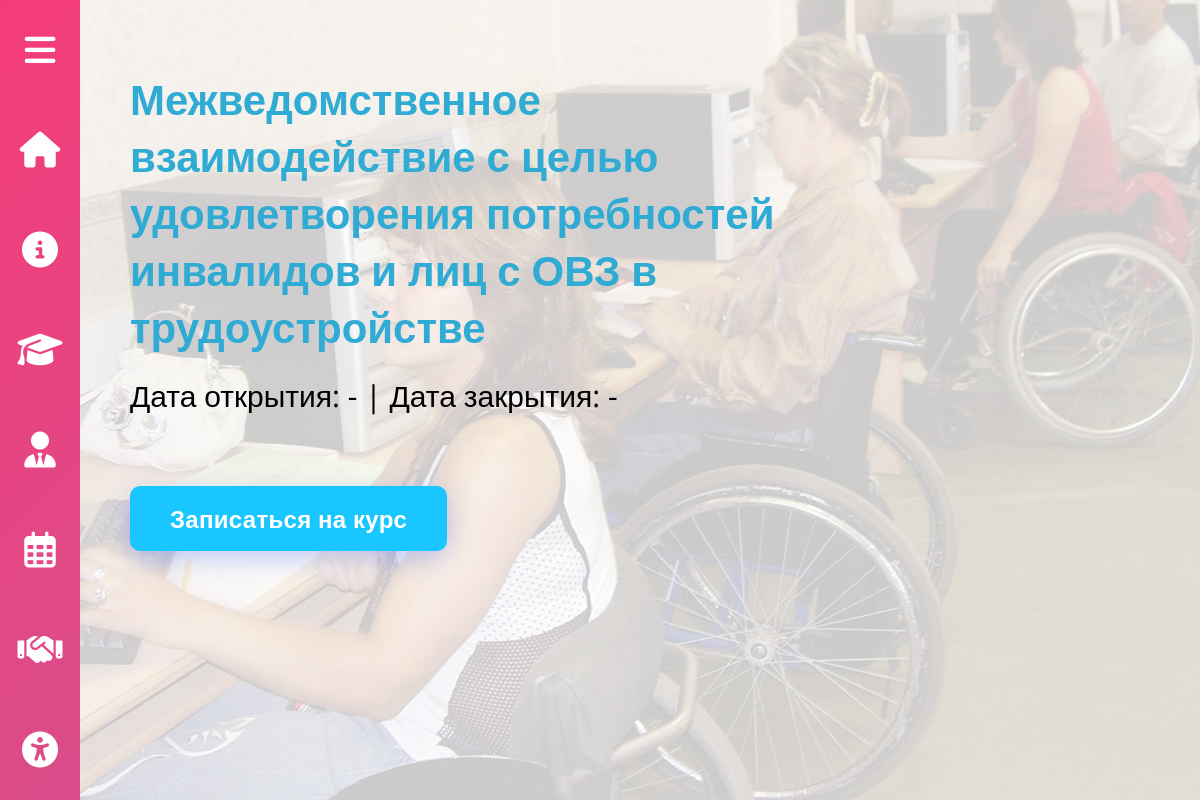
Screenshot of /course.php?id=33 with the database file from the repository.
### tables this page shows
CREATE TABLE `kursi` (
  `idkursi` int NOT NULL AUTO_INCREMENT,
  `name` varchar(500) DEFAULT NULL,
  `about` varchar(500) DEFAULT NULL,
  `image` varchar(50) NOT NULL,
  `type` enum('Базовый уровень','Продвинутый уровень','') DEFAULT NULL,
  `status` enum('закрыт','открыт') NOT NULL DEFAULT 'закрыт',
  `dateStart` varchar(20) DEFAULT '-',
  `dateClose` varchar(20) DEFAULT '-',
  `link` varchar(300) DEFAULT NULL,
  `author` int NOT NULL,
  PRIMARY KEY (`idkursi`),
  KEY `fk_authorKursi_idx` (`author`),
  CONSTRAINT `fk_authorKursi` FOREIGN KEY (`author`) REFERENCES `users` (`idUsers`)
);

### course.php (the view, shortened to what this page needs)
<?php
	include_once ('php/connectdb.php');
	$page = $_GET['id'];
?>
<!DOCTYPE html>
<html>
<head>
	<link rel="stylesheet" type="text/css" href="styles/origin.css">
	<link rel="stylesheet" type="text/css" href="styles/header.css">
	<link rel="stylesheet" type="text/css" href="styles/homepage.css">
	<link rel="stylesheet" type="text/css" href="styles/course.css">
</head>
<body>
	<header>
		<nav class="nav-menu">
			<ul>
				<li class="btn-bars" id="btnBars">
					<div class="for-ico">
						<i class="fa-solid fa-bars myicoBars"></i>
					</div>
				</li>
				<li>
					<a href="index">
						<div class="for-ico">
							<i class="fa-solid fa-house myico"></i>
						</div>
					</a>
				</li>
				<li>
					<a href="index#basicInformation" onclick="window.scrollTo(0,0);">
						<div class="for-ico">
							<i class="fa-solid fa-circle-info myico1"></i>
						</div>
					</a>
				</li>
				<li>
					<a href="index#education" onclick="window.scrollTo(0,0);">
						<div class="for-ico">
							<i class="fa-solid fa-graduation-cap myico2"></i>
						</div>
					</a>
				</li>
				<li>
					<a href="index#careerGuidance" onclick="window.scrollTo(0,0);">
						<div class="for-ico">
							<i class="fa-solid fa-user-tie myico3"></i>
						</div>
					</a>
				</li>
				<li>
					<a href="events" onclick="window.scrollTo(0,0);">
						<div class="for-ico">
							<i class="fa-regular fa-calendar-days myico4"></i>
						</div>
					</a>
				</li>
				<li>
					<a href="index#partners" onclick="window.scrollTo(0,0);">
						<div class="for-ico">
							<i class="fa-solid fa-handshake myico5"></i>
						</div>
					</a>
				</li>
				<li>
					<a href="index#accessibleEnvironment" onclick="window.scrollTo(0,0);">
						<div class="for-ico">
							<i class="fa-solid fa-universal-access myico6"></i>
						</div>
					</a>
				</li>
			</ul>
		</nav>
	</header>
			<?php
				$course = $conn->query('SELECT * FROM `kursi` WHERE `idkursi` = '.$page.'');
				foreach ($course as $row) {
					echo '
						<main style="background-image: url('.$row['image'].')">
						<div class="fade"></div>
						<div class="course-wrapper">
							<h1>'.$row['name'].'</h1>
							<p>'.$row['about'].'</p>
							<p>Дата открытия: '.$row['dateStart'].' | Дата закрытия: '.$row['dateClose'].'</p>
					';
						if ($row['status'] === 'закрыт') {
							echo '<h2>Курс закрыт</h2>';
						} else {
							echo '<a href="'.$row['link'].'">Записаться на курс</a> </div>	</main>';
						}
				}
			?>
</body>
</html>

### styles/origin.css (style rules this page uses)
* { margin: 0; padding: 0; cursor: url('../images/cursor.cur'), auto; }
a { cursor: url('../images/cursor-pointer.cur'), pointer; }
a * { cursor: url('../images/cursor-pointer.cur'), pointer; }
html, body { position: relative; height: auto; }
body { font-family: 'Open Sans', Helvetica, Arial, sans-serif; font-weight: 300; }
main { position: relative; overflow-x: hidden; width: 100%; }

### styles/header.css (style rules this page uses)
header nav { position: fixed; z-index: 9999; display: flex; flex-direction: column; width: 400px; height: 100vh; left: -320px; background: linear-gradient(135deg, #ff3573 0%, #1ac6ff 100%); background-size: 600% 600%; animation: slidedown 1s ease, gradien 10s ease infinite; }
header nav ul { position: relative; width: 100%; height: 100%; display: flex; flex-direction: column; list-style: none; }
header nav ul li:first-child { color: #fff; font-size: 35px; }
header nav ul li { position: relative; height: 90%; }
header nav ul li a { position: relative; height: 100%; display: flex; justify-content: space-around; align-items: center; color: #fff; text-transform: uppercase; text-decoration: none; font-weight: 400; cursor: url('../images/cursor-pointer.cur'), pointer; }
.for-ico { position: absolute; right: 0; width: 80px; height: 100%; display: flex; justify-content: center; align-items: center; }
header nav ul li i { cursor: url('../images/cursor-pointer.cur'), pointer; }
header nav ul li a i { font-size: 36px; cursor: url('../images/cursor-pointer.cur'), pointer; }
.fa-solid { cursor: url('../images/cursor-pointer.cur'), pointer; }
.fa-regular { cursor: url('../images/cursor-pointer.cur'), pointer; }

### styles/course.css (style rules this page uses)
main { position: relative; z-index: 0; width: calc(100% - 80px); height: 100vh; margin-left: 80px; padding: 70px 50px; box-sizing: border-box; background-position: center; background-size: cover; }
.fade { position: absolute; width: 100%; height: 100%; background-color: #ffffffc9; top: 0; left: 0; z-index: -1; }
.course-wrapper h1 { font-size: 42px; width: 65%; color: #2fabd4; }
.course-wrapper p:last-of-type { margin-top: 20px; font-size: 30px; font-weight: 400; }
.course-wrapper a { display: inline-block; padding: 16px 40px; background: #1ac6ff; color: #ffffff; text-decoration: none; font-size: 1.5rem; font-weight: 600; border-radius: 10px; letter-spacing: 0.3px; transition: all 0.3s cubic-bezier(0.4, 0, 0.2, 1); box-shadow: 0 8px 25px rgba(74, 108, 247, 0.3); position: relative; overflow: hidden; margin-top: 70px; }

### rows the page displays
kursi: image (picture), name "Межведомственное взаимодействие с целью удовлетворения потребностей инвалидов и лиц с ОВЗ в трудоустройстве", dateStart "-", dateClose "-"
